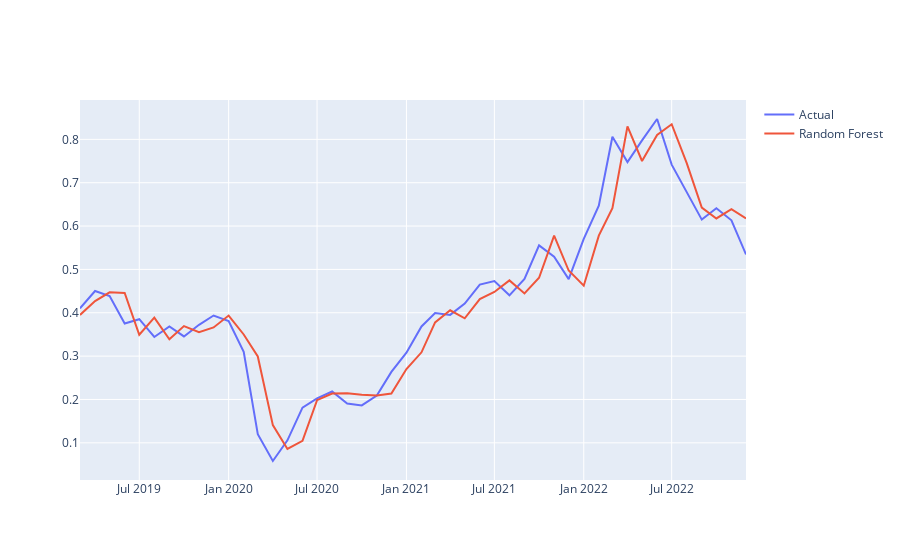

Notebook cell for this chart:
### Code cell
# %%

# Random Forest Regressor
rf = RandomForestRegressor()

# Define the hyperparameters for the Random Forest
param_distributions_rf = {
    'n_estimators': randint(100, 500),
    'max_depth': randint(1, 10),
    'min_samples_split': uniform(0.01, 0.2),
    'min_samples_leaf': uniform(0.01, 0.2),
}

# Perform randomized search for Random Forest
rnd_search_cv_rf = RandomizedSearchCV(rf, param_distributions_rf, n_iter=10, verbose=2, cv=3)
rnd_search_cv_rf.fit(X_train, y_train)

# Print the best parameters for Random Forest
print(f"Random Forest - Best parameters: {rnd_search_cv_rf.best_params_}")

# Fit and predict with the best parameters for Random Forest
best_rf = rnd_search_cv_rf.best_estimator_
y_pred_rf = best_rf.predict(X_test)

# Calculate the MAE and MAPE for Random Forest
mae_rf = mean_absolute_error(y_test, y_pred_rf)
mape_rf = mean_absolute_percentage_error(y_test, y_pred_rf)
print(f"Random Forest - MAE: {mae_rf}\nRandom Forest - MAPE: {mape_rf}")

fig = go.Figure()
fig.add_trace(go.Scatter(x=test.index[timesteps-1:], y=y_test.flatten(), mode='lines', name='Actual'))
fig.add_trace(go.Scatter(x=test.index[timesteps-1:], y=y_pred_rf, mode='lines', name='Random Forest'))
